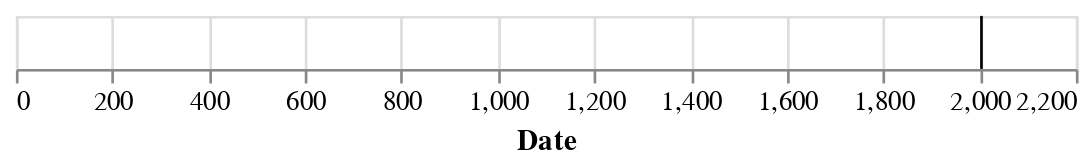

Source (notebook cell):
### Code cell
# test function
vertical_line(2004)

### Figure 1 — Vega-Lite specification as saved in the notebook (floating-point values rounded to 4 significant figures)
{"config": {"view": {"continuousWidth": 400, "continuousHeight": 300}}, "data": {"name": "data-91bf767cb7f0fb6b41e18d187a819631"}, "mark": "rule", "encoding": {"color": {"field": "color", "scale": null, "type": "nominal"}, "x": {"field": "Date", "type": "quantitative"}}, "$schema": "https://vega.github.io/schema/vega-lite/v4.17.0.json", "datasets": {"data-91bf767cb7f0fb6b41e18d187a819631": [{"Date": 2004, "color": "black"}]}}
